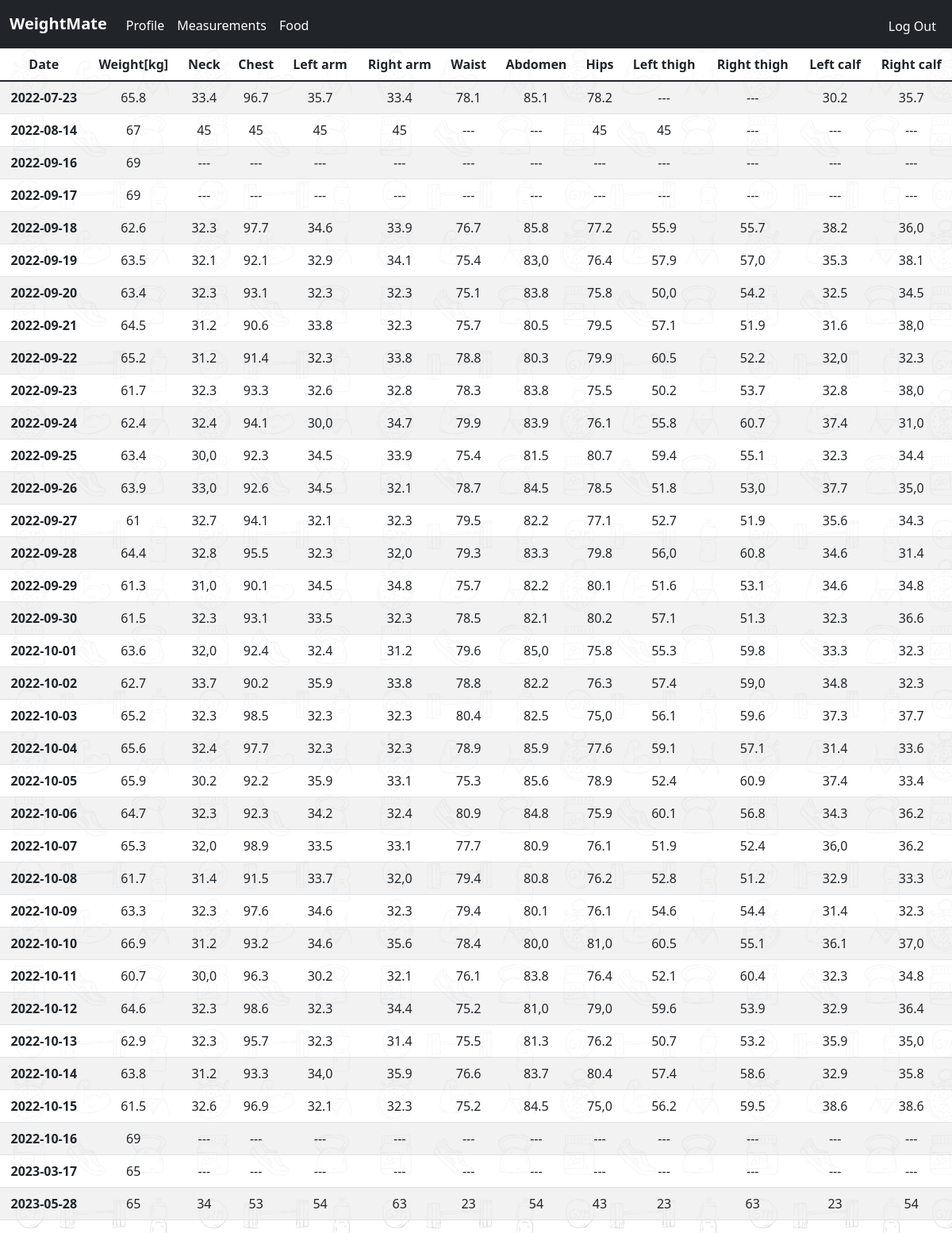
Screenshot of /checkdata (signed in) with the database file from the repository.
### tables this page shows
CREATE TABLE measurements (user_id INTEGER, weight NUMERIC, neck NUMERIC, chest NUMERIC, left_arm NUMERIC, right_arm NUMERIC, waist NUMERIC, abdomen NUMERIC, hips NUMERIC, left_thigh NUMERIC, right_thigh NUMERIC, left_calf NUMERIC, right_calf NUMERIC, date TEXT NOT NULL, FOREIGN KEY(user_id) REFERENCES users(id));

### app.py (the view)
@app.route("/checkdata", methods=["GET", "POST"])
@login_required
@startform_required
def checkdata():
    data = udb.execute(
        "SELECT * FROM measurements WHERE user_id = ? ORDER BY date", session["user_id"])
    for d in data:
        d.pop("user_id")
    return render_template("checkdata.html", data=data)

### addfunc.py (called while the page is built)
def login_required(f):
    @wraps(f)
    def decorated_function(*args, **kwargs):
        if session.get("user_id") is None:
            return redirect("/notlogged")
        return f(*args, **kwargs)
    return decorated_function

def startform_required(f):
    @wraps(f)
    def decorated_function(*args, **kwargs):
        if session.get("user_id") != None and session.get("age") is None:
            return redirect("/getstarted")
        return f(*args, **kwargs)
    return decorated_function

### templates/checkdata.html (shortened to what this page needs)
<!DOCTYPE html>
<html lang="en">
    <head>
        <link href="https://cdn.jsdelivr.net/npm/bootstrap@5.1.3/dist/css/bootstrap.min.css" rel="stylesheet">
        <link href="/static/styles.css" rel="stylesheet">
        <link href="/static/styles2.css" rel="stylesheet">
    </head>
    <body class="background">
        <nav class="navbar navbar-expand-lg navbar-dark bg-dark" aria-label="Offcanvas navbar large" id="bugnav">
            <div class="container-fluid">
                <a class="navbar-brand" href="notlogged"><b>WeightMate</b></a>
              <div class="offcanvas offcanvas-end text-bg-dark" tabindex="-1" id="offcanvasNavbar2" aria-labelledby="offcanvasNavbar2Label">
                <div class="offcanvas-body bg-dark">
                    {% if session["user_id"] %}
                    <ul class="navbar-nav" style="margin-top:0.25rem;">
                    <li><a class="nav-link active" href="/profile">Profile</a></li>
                    <li class="nav-item"><a class="nav-link active" href="/checkdata">Measurements</a></li>
                    {% if session["premium"] == 1 %}
                        <li class="nav-item"><a class="nav-link active" href="/food">Food</a></li>
                    {% else %}
                        <li class="nav-item"><a class="nav-link active" href="/premium">Buy premium</a></li>
                    {% endif %}
                    </ul>
                    <ul class="navbar-nav ms-auto" style="margin-top:0.3rem;">
                        <li class="nav-item"><a class="nav-link active" href="/logout">Log Out</a></li>
                    </ul>
                    {% else %}
                    <ul class="navbar-nav ms-auto mt-2">
                        <li class="nav-item"><a class="nav-link active" href="/register">Sign up</a></li>
                        <li class="nav-item"><a class="nav-link active" href="/login">Log in</a></li>
                    </ul>
                {% endif %}
                </div>
              </div>
            </div>
          </nav>
            <main class="">
                {% block main %}
                <div class="above tablebug" style="text-align:center;min-width:990px;">
                  <table class="table table-hover table-striped abovemore">
                      <thead>
                        <tr>
                          <tr>
                              <th scope="col">Date</th>
                              <th scope="col">Weight[kg]</th>
                              <th scope="col">Neck</th>
                              <th scope="col">Chest</th>
                              <th scope="col">Left arm</th>
                              <th scope="col">Right arm</th>
                              <th scope="col">Waist</th>
                              <th scope="col">Abdomen</th>
                              <th scope="col">Hips</th>
                              <th scope="col">Left thigh</th>
                              <th scope="col">Right thigh</th>
                              <th scope="col">Left calf</th>
                              <th scope="col">Right calf</th>
                        </tr>
                      </thead>
                      <tbody>
                          {% for d in data %}
                        <tr>
                          <th scope="row">{{d["date"]}}</th>
                          {% for i in d %}
                              {% if d[i] == d["date"] %}
                              {% elif d[i] == None %}
                                  <td>---</td>
                              {% else %}
                                  <td>{{d[i]}}</td>
                              {% endif %}
                          {% endfor %}
                          {% endfor %}
                      </tbody>
                    </table>
                  </div>
                {% endblock %}
            </main>
    </body>
</html>

### static/styles.css (style rules this page uses)
html, body { max-width: 100%; }
.background { background-image: url("background.png"); }
.above { background: rgba(255, 255, 255, 0.4); }
.abovemore { background: rgba(255, 255, 255, 0.6); }

### rows the page displays
measurements: date "2022-07-23", weight "65.8" "33.4" "96.7" "35.7" "33.4" "78.1" "85.1" "78.2" "30.2" "35.7"
measurements: date "2022-08-14", weight "67" "45" "45" "45" "45" "45" "45"
measurements: date "2022-09-16", weight "69"
measurements: date "2022-09-17", weight "69"
measurements: date "2022-09-18", weight "62.6" "32.3" "97.7" "34.6" "33.9" "76.7" "85.8" "77.2" "55.9" "55.7" "38.2" "36,0"
measurements: date "2022-09-19", weight "63.5" "32.1" "92.1" "32.9" "34.1" "75.4" "83,0" "76.4" "57.9" "57,0" "35.3" "38.1"
measurements: date "2022-09-20", weight "63.4" "32.3" "93.1" "32.3" "32.3" "75.1" "83.8" "75.8" "50,0" "54.2" "32.5" "34.5"
measurements: date "2022-09-21", weight "64.5" "31.2" "90.6" "33.8" "32.3" "75.7" "80.5" "79.5" "57.1" "51.9" "31.6" "38,0"
measurements: date "2022-09-22", weight "65.2" "31.2" "91.4" "32.3" "33.8" "78.8" "80.3" "79.9" "60.5" "52.2" "32,0" "32.3"
measurements: date "2022-09-23", weight "61.7" "32.3" "93.3" "32.6" "32.8" "78.3" "83.8" "75.5" "50.2" "53.7" "32.8" "38,0"
measurements: date "2022-09-24", weight "62.4" "32.4" "94.1" "30,0" "34.7" "79.9" "83.9" "76.1" "55.8" "60.7" "37.4" "31,0"
measurements: date "2022-09-25", weight "63.4" "30,0" "92.3" "34.5" "33.9" "75.4" "81.5" "80.7" "59.4" "55.1" "32.3" "34.4"
measurements: date "2022-09-26", weight "63.9" "33,0" "92.6" "34.5" "32.1" "78.7" "84.5" "78.5" "51.8" "53,0" "37.7" "35,0"
measurements: date "2022-09-27", weight "61" "32.7" "94.1" "32.1" "32.3" "79.5" "82.2" "77.1" "52.7" "51.9" "35.6" "34.3"
measurements: date "2022-09-28", weight "64.4" "32.8" "95.5" "32.3" "32,0" "79.3" "83.3" "79.8" "56,0" "60.8" "34.6" "31.4"
measurements: date "2022-09-29", weight "61.3" "31,0" "90.1" "34.5" "34.8" "75.7" "82.2" "80.1" "51.6" "53.1" "34.6" "34.8"
measurements: date "2022-09-30", weight "61.5" "32.3" "93.1" "33.5" "32.3" "78.5" "82.1" "80.2" "57.1" "51.3" "32.3" "36.6"
measurements: date "2022-10-01", weight "63.6" "32,0" "92.4" "32.4" "31.2" "79.6" "85,0" "75.8" "55.3" "59.8" "33.3" "32.3"
measurements: date "2022-10-02", weight "62.7" "33.7" "90.2" "35.9" "33.8" "78.8" "82.2" "76.3" "57.4" "59,0" "34.8" "32.3"
measurements: date "2022-10-03", weight "65.2" "32.3" "98.5" "32.3" "32.3" "80.4" "82.5" "75,0" "56.1" "59.6" "37.3" "37.7"
measurements: date "2022-10-04", weight "65.6" "32.4" "97.7" "32.3" "32.3" "78.9" "85.9" "77.6" "59.1" "57.1" "31.4" "33.6"
measurements: date "2022-10-05", weight "65.9" "30.2" "92.2" "35.9" "33.1" "75.3" "85.6" "78.9" "52.4" "60.9" "37.4" "33.4"
measurements: date "2022-10-06", weight "64.7" "32.3" "92.3" "34.2" "32.4" "80.9" "84.8" "75.9" "60.1" "56.8" "34.3" "36.2"
measurements: date "2022-10-07", weight "65.3" "32,0" "98.9" "33.5" "33.1" "77.7" "80.9" "76.1" "51.9" "52.4" "36,0" "36.2"
measurements: date "2022-10-08", weight "61.7" "31.4" "91.5" "33.7" "32,0" "79.4" "80.8" "76.2" "52.8" "51.2" "32.9" "33.3"
measurements: date "2022-10-09", weight "63.3" "32.3" "97.6" "34.6" "32.3" "79.4" "80.1" "76.1" "54.6" "54.4" "31.4" "32.3"
measurements: date "2022-10-10", weight "66.9" "31.2" "93.2" "34.6" "35.6" "78.4" "80,0" "81,0" "60.5" "55.1" "36.1" "37,0"
measurements: date "2022-10-11", weight "60.7" "30,0" "96.3" "30.2" "32.1" "76.1" "83.8" "76.4" "52.1" "60.4" "32.3" "34.8"
measurements: date "2022-10-12", weight "64.6" "32.3" "98.6" "32.3" "34.4" "75.2" "81,0" "79,0" "59.6" "53.9" "32.9" "36.4"
measurements: date "2022-10-13", weight "62.9" "32.3" "95.7" "32.3" "31.4" "75.5" "81.3" "76.2" "50.7" "53.2" "35.9" "35,0"
measurements: date "2022-10-14", weight "63.8" "31.2" "93.3" "34,0" "35.9" "76.6" "83.7" "80.4" "57.4" "58.6" "32.9" "35.8"
measurements: date "2022-10-15", weight "61.5" "32.6" "96.9" "32.1" "32.3" "75.2" "84.5" "75,0" "56.2" "59.5" "38.6" "38.6"
measurements: date "2022-10-16", weight "69"
measurements: date "2023-03-17", weight "65"
measurements: date "2023-05-28", weight "65" "34" "53" "54" "63" "23" "54" "43" "23" "63" "23" "54"
